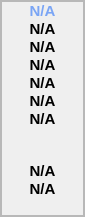
                     <widget class="QFrame" name="frame_11">
                      <property name="maximumSize">
                       <size>
                        <width>85</width>
                        <height>16777215</height>
                       </size>
                      </property>
                      <property name="frameShape">
                       <enum>QFrame::StyledPanel</enum>
                      </property>
                      <property name="frameShadow">
                       <enum>QFrame::Raised</enum>
                      </property>
                      <layout class="QVBoxLayout" name="verticalLayout_11">
                       <property name="spacing">
                        <number>0</number>
                       </property>
                       <property name="leftMargin">
                        <number>0</number>
                       </property>
                       <property name="topMargin">
                        <number>0</number>
                       </property>
                       <property name="rightMargin">
                        <number>0</number>
                       </property>
                       <property name="bottomMargin">
                        <number>0</number>
                       </property>
                       <item>
                        <widget class="QFrame" name="frame_8">
                         <property name="font">
                          <font>
                           <pointsize>11</pointsize>
                           <weight>75</weight>
                           <bold>true</bold>
                          </font>
                         </property>
                         <property name="frameShape">
                          <enum>QFrame::StyledPanel</enum>
                         </property>
                         <property name="frameShadow">
                          <enum>QFrame::Raised</enum>
                         </property>
                         <layout class="QVBoxLayout" name="verticalLayout_12">
                          <property name="spacing">
                           <number>0</number>
                          </property>
                          <property name="leftMargin">
                           <number>0</number>
                          </property>
                          <property name="topMargin">
                           <number>0</number>
                          </property>
                          <property name="rightMargin">
                           <number>0</number>
                          </property>
                          <property name="bottomMargin">
                           <number>0</number>
                          </property>
                          <item>
                           <widget class="QLabel" name="chosen_method_label_value">
                            <property name="maximumSize">
                             <size>
                              <width>16777215</width>
                              <height>22</height>
                             </size>
                            </property>
                            <property name="font">
                             <font>
                              <pointsize>11</pointsize>
                             </font>
                            </property>
                            <property name="styleSheet">
                             <string notr="true">color: qlineargradient(spread:pad, x1:0, y1:0, x2:1, y2:0, stop:0 rgba(28, 138, 255, 255), stop:1 rgba(20, 100, 250, 137))</string>
                            </property>
                            <property name="text">
                             <string>N/A</string>
                            </property>
                            <property name="alignment">
                             <set>Qt::AlignCenter</set>
                            </property>
                           </widget>
                          </item>
                          <item>
                           <widget class="QLabel" name="corr_label_value">
                            <property name="maximumSize">
                             <size>
                              <width>16777215</width>
                              <height>22</height>
                             </size>
                            </property>
                            <property name="font">
                             <font>
                              <pointsize>11</pointsize>
                             </font>
                            </property>
                            <property name="text">
                             <string>N/A</string>
                            </property>
                            <property name="alignment">
                             <set>Qt::AlignCenter</set>
                            </property>
                           </widget>
                          </item>
                          <item>
                           <widget class="QLabel" name="r_suared_label_value">
                            <property name="maximumSize">
                             <size>
                              <width>16777215</width>
                              <height>22</height>
                             </size>
                            </property>
                            <property name="font">
                             <font>
                              <pointsize>11</pointsize>
                             </font>
                            </property>
                            <property name="text">
                             <string>N/A</string>
                            </property>
                            <property name="alignment">
                             <set>Qt::AlignCenter</set>
                            </property>
                           </widget>
                          </item>
                          <item>
                           <widget class="QLabel" name="mean_label_value">
                            <property name="maximumSize">
                             <size>
                              <width>16777215</width>
                              <height>22</height>
                             </size>
                            </property>
                            <property name="font">
                             <font>
                              <pointsize>11</pointsize>
                             </font>
                            </property>
                            <property name="text">
                             <string>N/A</string>
                            </property>
                            <property name="alignment">
                             <set>Qt::AlignCenter</set>
                            </property>
                           </widget>
                          </item>
                          <item>
                           <widget class="QLabel" name="st_dev_label_value">
                            <property name="maximumSize">
                             <size>
                              <width>16777215</width>
                              <height>22</height>
                             </size>
                            </property>
                            <property name="font">
                             <font>
                              <pointsize>11</pointsize>
                             </font>
                            </property>
                            <property name="text">
                             <string>N/A</string>
                            </property>
                            <property name="alignment">
                             <set>Qt::AlignCenter</set>
                            </property>
                           </widget>
                          </item>
                          <item>
                           <widget class="QLabel" name="w_coef_label_value">
                            <property name="maximumSize">
                             <size>
                              <width>16777215</width>
                              <height>22</height>
                             </size>
                            </property>
                            <property name="font">
                             <font>
                              <pointsize>11</pointsize>
                             </font>
                            </property>
                            <property name="text">
                             <string>N/A</string>
                            </property>
                            <property name="alignment">
                             <set>Qt::AlignCenter</set>
                            </property>
                           </widget>
                          </item>
                          <item>
                           <widget class="QLabel" name="point_prognosis_label_value">
                            <property name="maximumSize">
                             <size>
                              <width>16777215</width>
                              <height>22</height>
                             </size>
                            </property>
                            <property name="font">
                             <font>
                              <pointsize>11</pointsize>
                             </font>
                            </property>
                            <property name="text">
                             <string>N/A</string>
                            </property>
                            <property name="alignment">
                             <set>Qt::AlignCenter</set>
                            </property>
                           </widget>
                          </item>
                          <item>
                           <widget class="QLabel" name="label_15">
                            <property name="maximumSize">
                             <size>
                              <width>16777215</width>
                              <height>22</height>
                             </size>
                            </property>
                            <property name="font">
                             <font>
                              <pointsize>11</pointsize>
                             </font>
                            </property>
                            <property name="text">
                             <string/>
                            </property>
                            <property name="alignment">
                             <set>Qt::AlignCenter</set>
                            </property>
                           </widget>
                          </item>
                          <item>
                           <widget class="QLabel" name="empty_label">
                            <property name="maximumSize">
                             <size>
                              <width>16777215</width>
                              <height>38</height>
                             </size>
                            </property>
                            <property name="font">
                             <font>
                              <pointsize>11</pointsize>
                             </font>
                            </property>
                            <property name="text">
                             <string/>
                            </property>
                           </widget>
                          </item>
                          <item>
                           <widget class="QLabel" name="optimum_alpha_label_value">
                            <property name="maximumSize">
                             <size>
                              <width>16777215</width>
                              <height>24</height>
                             </size>
                            </property>
                            <property name="font">
                             <font>
                              <pointsize>11</pointsize>
                             </font>
                            </property>
                            <property name="text">
                             <string>N/A</string>
                            </property>
                            <property name="alignment">
                             <set>Qt::AlignCenter</set>
                            </property>
                           </widget>
                          </item>
                          <item>
                           <widget class="QLabel" name="optimum_beta_label_value">
                            <property name="maximumSize">
                             <size>
                              <width>16777215</width>
                              <height>24</height>
                             </size>
                            </property>
                            <property name="font">
                             <font>
                              <pointsize>11</pointsize>
                             </font>
                            </property>
                            <property name="text">
                             <string>N/A</string>
                            </property>
                            <property name="alignment">
                             <set>Qt::AlignCenter</set>
                            </property>
                           </widget>
                          </item>
                          <item>
                           <widget class="QLabel" name="empty_label_2">
                            <property name="styleSheet">
                             <string notr="true">color: qlineargradient(spread:pad, x1:1, y1:1, x2:0, y2:0, stop:0 rgba(81, 167, 179, 255), stop:0.159204 rgba(29, 101, 119, 255), stop:0.298507 rgba(61, 129, 150, 255), stop:0.412935 rgba(27, 161, 149, 255), stop:0.532338 rgba(85, 184, 146, 255), stop:0.666667 rgba(65, 150, 162, 255), stop:0.800995 rgba(71, 133, 185, 255), stop:0.965174 rgba(50, 96, 128, 255));</string>
                            </property>
                            <property name="text">
                             <string/>
                            </property>
                           </widget>
                          </item>
                         </layout>
                        </widget>
                       </item>
                      </layout>
                     </widget>
